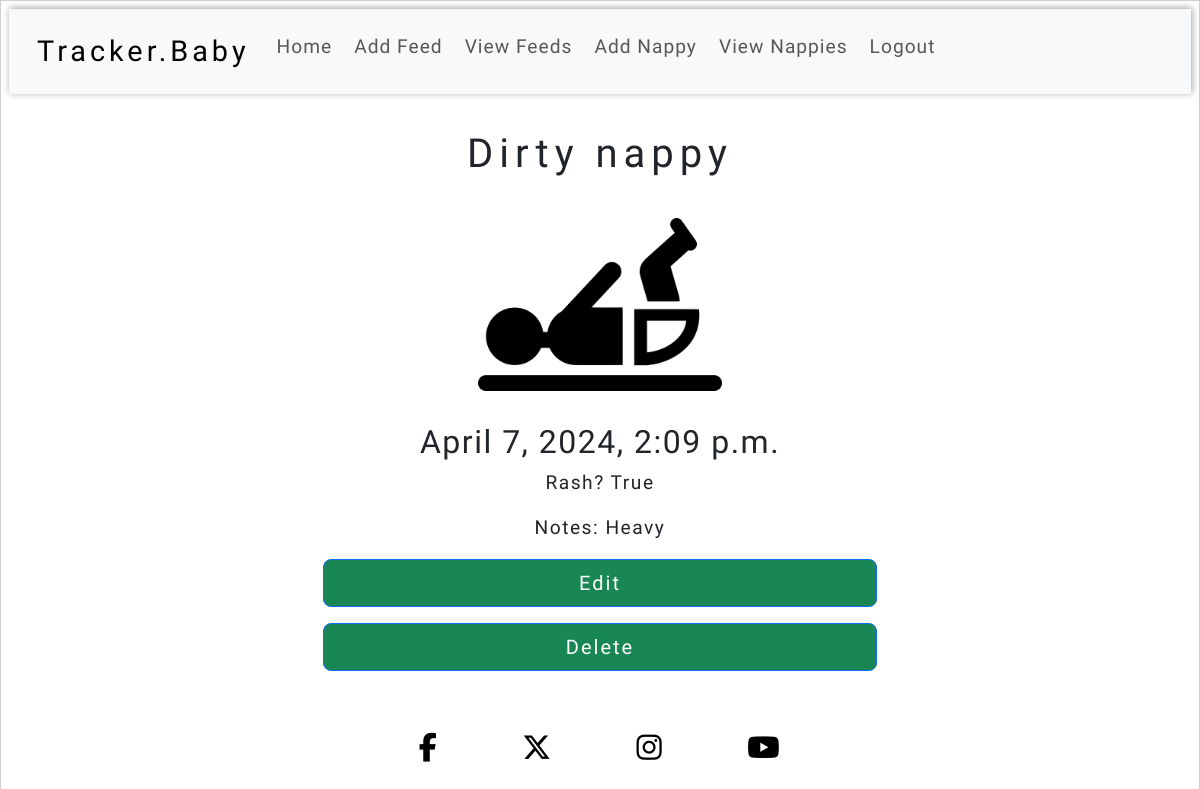
The page /nappy_changes/4/ (signed in) on the database its author committed.
### nappy_changes/models.py (models this page shows, shortened)
class NappyChange(models.Model):
    NAPPY_CONTENTS = (("wet", "Wet"), ("dirty", "Dirty"), ("nothing", "Nothing"))
    user = models.ForeignKey(
        User, on_delete=models.CASCADE, related_name="nappy_changes_list"
    )
    date_and_time = models.DateTimeField()
    nappy_contents = models.CharField(
        max_length=10, choices=NAPPY_CONTENTS, null=False, blank=False
    )
    rash = models.BooleanField(default=False)
    notes = models.CharField(max_length=100, blank=True)
    class Meta:
        ordering = ["-date_and_time"]

### nappy_changes/views.py (the view)
# urls.py: path("<slug:pk>/", NappyChangeDetail.as_view(), name="nappy_change_detail"),
class NappyChangeDetail(LoginRequiredMixin, DetailView):
    template_name = "nappy_changes/nappy_change_detail.html"
    model = NappyChange
    context_object_name = "nappy_change"

### nappy_changes/templates/nappy_changes/nappy_change_detail.html (shortened to what this page needs)
{% extends "base.html" %}
{%load static %}
{% block content %}
<div class="container">
    <div class="detail-view-info mt-3 p-1">
        <div class="detail-view-detail">
            <h1 class="detail-view-title text-center page-title">{{nappy_change.nappy_contents|title}} nappy</h1>
            <div class="nappy-change-img">
                <img src="{% static 'images/nappy-change-img.webp/' %}" alt="Nappy change clipart"
                    class="detail-view-pic-nappy">
            </div>
            <h2 class="text-center">{{nappy_change.date_and_time}}</h2>
            <p class="detail-view-text text-center">Rash? {{nappy_change.rash}}</p>
            <p class="detail-view-text text-center">Notes: {{nappy_change.notes}}</p>
            {% if request.user == nappy_change.user %}
            <div class="text-center">
                <a href="{% url 'edit_nappy_change' nappy_change.id %}" class="btn btn-primary btn-lg authentication-button w-50 mx-3 mb-3">Edit</a>
                <a href="{% url 'delete_nappy_change' nappy_change.id %}" class="btn btn-primary btn-lg authentication-button w-50">Delete</a>
            </div>
            {% endif %}
        </div>
    </div>
</div>
{% endblock %}

### static/css/base.css (style rules this page uses)
:root { --title: 'Tilt Neon', sans-serif; --main-font: 'Hind', sans-serif; --small-box-shadow: 1px -1px 7px 0 #00000061; --small-box-shadow-2: 1px -1px 7px 0 #198754; border: 1px solid #00000030; }
body { display: flex; flex-direction: column; min-height: 100vh; font-family: var(--main-font); letter-spacing: 1.5px; font-size: 120%; padding: 0.5rem; }
.page-title { font-family: var(--title); letter-spacing: 6px; }
.authentication-button { background-color: #198754; letter-spacing: 2px; min-width: 40%; }
a { text-decoration: none; }
.detail-view-info { display: flex; flex-direction: column; justify-content: center; }
.detail-view-detail { display: flex; flex-direction: column; }
.nappy-change-img { display: flex; justify-content: center; align-items: center; }
.detail-view-pic-nappy { width: 30%; margin: 2rem; }
@media screen and (min-width: 768px) { .detail-view-pic-nappy { width: 22%; } }

### rows shown on the page
NappyChange: nappy_contents "Dirty", date_and_time "April 7, 2024, 2:09 p.m.", rash "True", notes "Heavy"
